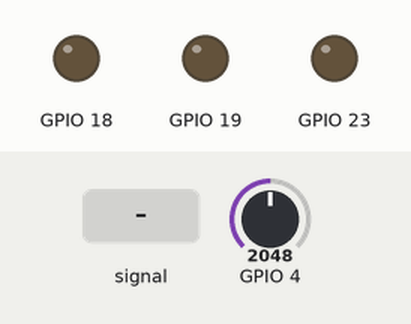
Simulated run of this sketch. Board: ESP32. On the bench: output pins drawn as LEDs (lit = HIGH). The inputs (shaded band) are chosen by the test bench; at power-on: GPIO 4 = 2048 (analog values on the 0–4095 scale). What the sketch prints to the serial monitor is not drawn.

Above: at 2.7 s.
2.8 s: GPIO 4 fed a 2 Hz sine of ±1228 counts around its level
At 3.09 s:
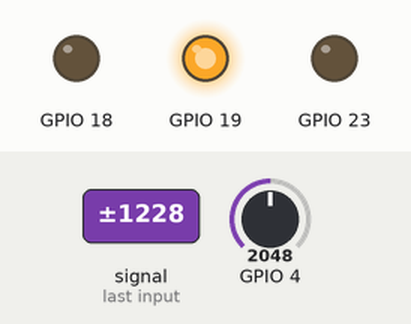
At 5.17 s:
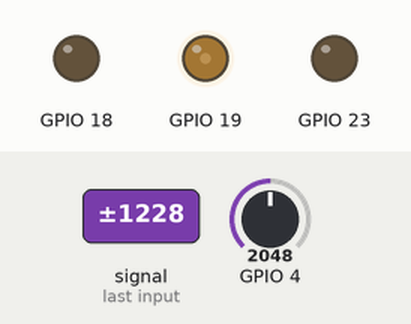
5.8 s: GPIO 4 set to 0
7.8 s: GPIO 4 set to 70
At 9.1 s:
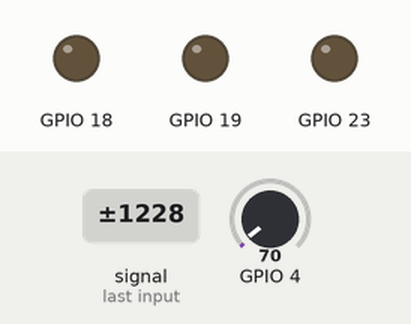
Timing chart, 0 to 10.8 s (numbered marks = the images above; inputs shaded):
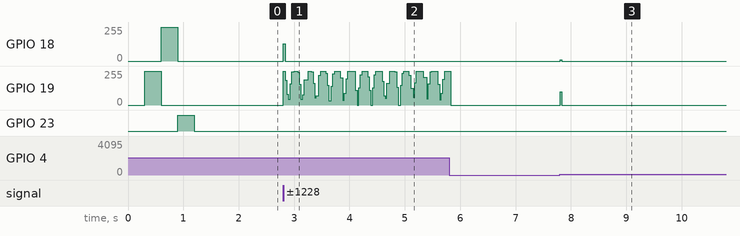

The sketch:

music_LED.ino
```cpp
#include "src/audio/AudioReactive.h"
#include "src/demo/FourierDiagnostics.h"
#include "src/lighting/RgbLedOutput.h"

namespace {
constexpr uint32_t SERIAL_BAUD_RATE = 115200;
constexpr uint32_t STARTUP_DELAY_MILLISECONDS = 300;
} // namespace

void setup() {
    Serial.begin(SERIAL_BAUD_RATE);
    delay(STARTUP_DELAY_MILLISECONDS);
    setup_rgb_led_output();
    run_rgb_led_self_test();
    print_startup_fourier_diagnostics();
    setup_audio_reactive();
    Serial.println("Microphone-to-RGB frequency demo ready.");
}

void loop() {
    update_audio_reactive();
}
```

AudioReactive.h
```cpp
#pragma once

#include <stddef.h>
#include <stdint.h>

struct LiveAudioDiagnostics {
    uint32_t sample_span_microseconds = 0;
    uint32_t expected_sample_span_microseconds = 0;
    uint32_t maximum_lateness_microseconds = 0;
    uint16_t missed_sample_deadlines = 0;
    uint16_t clipped_samples = 0;
    float achieved_sampling_frequency_hz = 0.0f;
    float centered_root_mean_square = 0.0f;
    float noise_floor_root_mean_square = 0.0f;
    float silence_threshold_root_mean_square = 0.0f;
    size_t dominant_frequency_bin_index = 0;
    float dominant_frequency_hz = 0.0f;
    float dominant_magnitude = 0.0f;
    float bass_strength = 0.0f;
    float midrange_strength = 0.0f;
    float treble_strength = 0.0f;
    uint8_t red_brightness = 0;
    uint8_t green_brightness = 0;
    uint8_t blue_brightness = 0;
    bool signal_above_silence_threshold = false;
};

void setup_audio_reactive();
void update_audio_reactive();
void stop_audio_reactive();
const LiveAudioDiagnostics &live_audio_diagnostics();
```

AudioSampler.cpp
```cpp
#include "AudioSampler.h"

#include <Arduino.h>
#include <math.h>

#include "../config/AudioConfig.h"
#include "../config/FourierConfig.h"
#include "../config/PinConfig.h"

namespace {

bool sample_is_clipped(uint16_t sample) {
    return sample <= audio_config::ADC_MINIMUM_VALUE
                             + audio_config::CLIPPING_MARGIN
           || sample >= audio_config::ADC_MAXIMUM_VALUE
                                - audio_config::CLIPPING_MARGIN;
}

void wait_until_microsecond_deadline(uint32_t deadline_microseconds) {
    while (static_cast<int32_t>(micros() - deadline_microseconds) < 0) {
        delayMicroseconds(1);
    }
}

struct SamplingSchedule {
    uint32_t fractional_interval_accumulator = 0;
    uint32_t next_deadline_microseconds = 0;
};

void advance_sampling_deadline(SamplingSchedule &schedule) {
    uint32_t interval_microseconds
            = fourier_config::BASE_SAMPLE_INTERVAL_MICROSECONDS;
    schedule.fractional_interval_accumulator
            += fourier_config::SAMPLE_INTERVAL_REMAINDER;
    if (schedule.fractional_interval_accumulator
        >= fourier_config::SAMPLING_FREQUENCY_HZ) {
        ++interval_microseconds;
        schedule.fractional_interval_accumulator
                -= fourier_config::SAMPLING_FREQUENCY_HZ;
    }
    schedule.next_deadline_microseconds += interval_microseconds;
    wait_until_microsecond_deadline(schedule.next_deadline_microseconds);
}

uint32_t record_audio_sample(fourier::AudioSamples &raw_samples,
                             size_t sample_index,
                             AudioSamplingDiagnostics &diagnostics,
                             SamplingSchedule &schedule) {
    const uint32_t sample_time_microseconds = micros();
    const uint32_t lateness_microseconds
            = sample_time_microseconds - schedule.next_deadline_microseconds;
    if (lateness_microseconds > diagnostics.maximum_lateness_microseconds) {
        diagnostics.maximum_lateness_microseconds = lateness_microseconds;
    }
    if (lateness_microseconds
        >= fourier_config::BASE_SAMPLE_INTERVAL_MICROSECONDS) {
        ++diagnostics.missed_deadlines;
        schedule.next_deadline_microseconds = sample_time_microseconds;
        schedule.fractional_interval_accumulator = 0;
    }

    const uint16_t raw_adc_sample
            = static_cast<uint16_t>(analogRead(pins::MICROPHONE_ANALOG));
    raw_samples.amplitude[sample_index] = static_cast<float>(raw_adc_sample);
    if (sample_is_clipped(raw_adc_sample)) {
        ++diagnostics.clipped_samples;
    }
    return sample_time_microseconds;
}

} // namespace

void setup_audio_sampler() {
    pinMode(pins::MICROPHONE_ANALOG, INPUT);
    analogReadResolution(audio_config::ADC_RESOLUTION_BITS);
    analogSetPinAttenuation(pins::MICROPHONE_ANALOG, ADC_11db);
}

bool collect_audio_samples(fourier::AudioSamples *raw_samples,
                           AudioSamplingDiagnostics *diagnostics) {
    if (raw_samples == nullptr || diagnostics == nullptr) {
        return false;
    }

    *diagnostics = AudioSamplingDiagnostics{};
    diagnostics->expected_sample_span_microseconds
            = fourier_config::EXPECTED_SAMPLE_SPAN_MICROSECONDS;
    raw_samples->number_of_samples = fourier_config::NUMBER_OF_SAMPLES;

    SamplingSchedule schedule{};
    schedule.next_deadline_microseconds = micros();
    const uint32_t first_sample_time_microseconds
            = record_audio_sample(*raw_samples, 0, *diagnostics, schedule);
    uint32_t last_sample_time_microseconds = first_sample_time_microseconds;
    for (size_t sample_index = 1;
         sample_index < fourier_config::NUMBER_OF_SAMPLES; ++sample_index) {
        advance_sampling_deadline(schedule);
        last_sample_time_microseconds = record_audio_sample(
                *raw_samples, sample_index, *diagnostics, schedule);
    }

    diagnostics->sample_span_microseconds
            = last_sample_time_microseconds - first_sample_time_microseconds;
    if (diagnostics->sample_span_microseconds > 0) {
        diagnostics->achieved_sampling_frequency_hz
                = static_cast<float>(fourier_config::NUMBER_OF_SAMPLES - 1)
                  * static_cast<float>(fourier_config::MICROSECONDS_PER_SECOND)
                  / static_cast<float>(diagnostics->sample_span_microseconds);
    }
    return true;
}

float measure_microphone_noise_rms() {
    // ADC2 can produce a short transient after its pin and attenuation are
    // configured. Let the microphone/ADC settle and discard initial conversions
    // so that transient cannot become the fixed noise floor for the whole run.
    delay(audio_config::MICROPHONE_SETTLE_MILLISECONDS);
    for (size_t discarded_sample = 0;
         discarded_sample < audio_config::NOISE_CALIBRATION_DISCARD_SAMPLES;
         ++discarded_sample) {
        analogRead(pins::MICROPHONE_ANALOG);
        delayMicroseconds(
                audio_config::NOISE_CALIBRATION_INTERVAL_MICROSECONDS);
    }

    float running_mean = 0.0f;
    float sum_squared_differences = 0.0f;
    for (size_t sample_number = 1;
         sample_number <= audio_config::NOISE_CALIBRATION_SAMPLES;
         ++sample_number) {
        const float sample
                = static_cast<float>(analogRead(pins::MICROPHONE_ANALOG));
        const float difference_from_previous_mean = sample - running_mean;
        running_mean += difference_from_previous_mean
                        / static_cast<float>(sample_number);
        sum_squared_differences
                += difference_from_previous_mean * (sample - running_mean);
        delayMicroseconds(
                audio_config::NOISE_CALIBRATION_INTERVAL_MICROSECONDS);
    }
    return sqrtf(
            sum_squared_differences
            / static_cast<float>(audio_config::NOISE_CALIBRATION_SAMPLES - 1));
}
```

AudioSampler.h
```cpp
#pragma once

#include <stdint.h>

#include "../fourier/FourierTypes.h"

struct AudioSamplingDiagnostics {
    uint32_t sample_span_microseconds = 0;
    uint32_t expected_sample_span_microseconds = 0;
    uint32_t maximum_lateness_microseconds = 0;
    uint16_t missed_deadlines = 0;
    uint16_t clipped_samples = 0;
    float achieved_sampling_frequency_hz = 0.0f;
};

void setup_audio_sampler();

// Collects one raw ADC frame. Sampling uses a fractional-microsecond schedule
// derived from the configured rate. If a deadline is missed by a complete
// interval, the schedule is realigned to prevent catch-up samples in a burst.
bool collect_audio_samples(fourier::AudioSamples *raw_samples,
                           AudioSamplingDiagnostics *diagnostics);

// Measures startup room noise with Welford's stable running-variance method.
// The result is in raw ADC RMS units and is not a calibrated acoustic unit.
float measure_microphone_noise_rms();
```

SamplePreprocessing.cpp
```cpp
#include "SamplePreprocessing.h"

#include <math.h>

#include "../config/FourierConfig.h"

namespace {

float window_coefficient(WindowFunction window_function, size_t sample_index,
                         size_t number_of_samples) {
    if (window_function == WindowFunction::None || number_of_samples <= 1) {
        return 1.0f;
    }
    constexpr float HAMMING_OFFSET = 0.54f;
    constexpr float HAMMING_COSINE_WEIGHT = 0.46f;
    return HAMMING_OFFSET
           - HAMMING_COSINE_WEIGHT
                     * cosf(2.0f * fourier_config::FOURIER_PI
                            * static_cast<float>(sample_index)
                            / static_cast<float>(number_of_samples - 1));
}

} // namespace

bool prepare_audio_samples(const fourier::AudioSamples &raw_samples,
                           WindowFunction window_function,
                           fourier::AudioSamples *prepared_samples,
                           SamplePreprocessingResults *results) {
    if (prepared_samples == nullptr || results == nullptr
        || !fourier_config::is_supported_sample_count(
                raw_samples.number_of_samples)) {
        if (prepared_samples != nullptr) {
            prepared_samples->number_of_samples = 0;
        }
        return false;
    }

    *results = SamplePreprocessingResults{};
    const size_t number_of_samples = raw_samples.number_of_samples;
    for (size_t sample_index = 0; sample_index < number_of_samples;
         ++sample_index) {
        results->frame_mean += raw_samples.amplitude[sample_index];
    }
    results->frame_mean /= static_cast<float>(number_of_samples);

    prepared_samples->number_of_samples = number_of_samples;
    float sum_centered_squares = 0.0f;
    for (size_t sample_index = 0; sample_index < number_of_samples;
         ++sample_index) {
        const float centered_sample
                = raw_samples.amplitude[sample_index] - results->frame_mean;
        sum_centered_squares += centered_sample * centered_sample;
        prepared_samples->amplitude[sample_index]
                = centered_sample
                  * window_coefficient(window_function, sample_index,
                                       number_of_samples);
    }
    results->centered_root_mean_square = sqrtf(
            sum_centered_squares / static_cast<float>(number_of_samples));
    return true;
}
```

SamplePreprocessing.h
```cpp
#pragma once

#include "../fourier/FourierTypes.h"

enum class WindowFunction { None, Hamming };

struct SamplePreprocessingResults {
    float frame_mean = 0.0f;
    float centered_root_mean_square = 0.0f;
};

// Copies raw_samples into prepared_samples, removes the frame mean, and applies
// the selected window. The raw input is unchanged. RMS is measured after mean
// removal but before the window, in raw ADC units.
bool prepare_audio_samples(const fourier::AudioSamples &raw_samples,
                           WindowFunction window_function,
                           fourier::AudioSamples *prepared_samples,
                           SamplePreprocessingResults *results);
```

FourierDiagnostics.cpp
```cpp
#include "FourierDiagnostics.h"

#include <Arduino.h>
#include <math.h>

#include "../fourier/DirectDFT.h"
#include "../fourier/FastFourierTransform.h"
#include "SyntheticSignals.h"

namespace {

constexpr size_t BENCHMARK_REPETITIONS = 5;
fourier::AudioSamples diagnostic_samples{};
fourier::FrequencySpectrum direct_dft_result{};
fourier::FrequencySpectrum fast_fourier_transform_result{};
volatile float diagnostic_result_checksum = 0.0f;

float maximum_complex_difference(const fourier::FrequencySpectrum &first,
                                 const fourier::FrequencySpectrum &second) {
    if (first.number_of_samples != second.number_of_samples) {
        return INFINITY;
    }
    float maximum_difference = 0.0f;
    for (size_t frequency_bin_index = 0;
         frequency_bin_index < first.number_of_samples; ++frequency_bin_index) {
        const float real_difference = first.real[frequency_bin_index]
                                      - second.real[frequency_bin_index];
        const float imaginary_difference
                = first.imaginary[frequency_bin_index]
                  - second.imaginary[frequency_bin_index];
        const float difference
                = sqrtf(real_difference * real_difference
                        + imaginary_difference * imaginary_difference);
        if (difference > maximum_difference) {
            maximum_difference = difference;
        }
    }
    return maximum_difference;
}

void sort_durations(uint32_t *durations) {
    for (size_t current_index = 1; current_index < BENCHMARK_REPETITIONS;
         ++current_index) {
        const uint32_t duration_to_insert = durations[current_index];
        size_t insertion_index = current_index;
        while (insertion_index > 0
               && durations[insertion_index - 1] > duration_to_insert) {
            durations[insertion_index] = durations[insertion_index - 1];
            --insertion_index;
        }
        durations[insertion_index] = duration_to_insert;
    }
}

uint32_t time_direct_dft(const fourier::AudioSamples &samples) {
    const uint32_t start_microseconds = micros();
    fourier::compute_direct_dft(samples, &direct_dft_result);
    const uint32_t duration_microseconds = micros() - start_microseconds;
    diagnostic_result_checksum += direct_dft_result.real[3];
    return duration_microseconds;
}

uint32_t time_fast_fourier_transform(const fourier::AudioSamples &samples) {
    const uint32_t start_microseconds = micros();
    fourier::compute_fast_fourier_transform(samples,
                                            &fast_fourier_transform_result);
    const uint32_t duration_microseconds = micros() - start_microseconds;
    diagnostic_result_checksum += fast_fourier_transform_result.real[3];
    return duration_microseconds;
}

void print_benchmark_measurements(
        size_t number_of_samples, float maximum_error,
        const uint32_t *direct_dft_durations,
        const uint32_t *fast_fourier_transform_durations) {
    const uint32_t direct_median
            = direct_dft_durations[BENCHMARK_REPETITIONS / 2];
    const uint32_t fast_median
            = fast_fourier_transform_durations[BENCHMARK_REPETITIONS / 2];
    const float measured_speedup
            = fast_median > 0 ? static_cast<float>(direct_median)
                                        / static_cast<float>(fast_median)
                              : 0.0f;

    Serial.print(number_of_samples);
    Serial.print(',');
    Serial.print(maximum_error, 6);
    Serial.print(',');
    Serial.print(direct_median);
    Serial.print(',');
    Serial.print(direct_dft_durations[0]);
    Serial.print(',');
    Serial.print(direct_dft_durations[BENCHMARK_REPETITIONS - 1]);
    Serial.print(',');
    Serial.print(fast_median);
    Serial.print(',');
    Serial.print(fast_fourier_transform_durations[0]);
    Serial.print(',');
    Serial.print(fast_fourier_transform_durations[BENCHMARK_REPETITIONS - 1]);
    Serial.print(',');
    Serial.println(measured_speedup, 2);
}

void print_benchmark_row(size_t number_of_samples) {
    synthetic_signals::generate_cosine_at_bin(number_of_samples, 3, 1.0f, 0.37f,
                                              &diagnostic_samples);

    // Warm both code paths before collecting the five timed repetitions.
    time_direct_dft(diagnostic_samples);
    time_fast_fourier_transform(diagnostic_samples);

    uint32_t direct_dft_durations[BENCHMARK_REPETITIONS]{};
    uint32_t fast_fourier_transform_durations[BENCHMARK_REPETITIONS]{};
    for (size_t repetition = 0; repetition < BENCHMARK_REPETITIONS;
         ++repetition) {
        direct_dft_durations[repetition] = time_direct_dft(diagnostic_samples);
        fast_fourier_transform_durations[repetition]
                = time_fast_fourier_transform(diagnostic_samples);
    }
    sort_durations(direct_dft_durations);
    sort_durations(fast_fourier_transform_durations);

    fourier::compute_direct_dft(diagnostic_samples, &direct_dft_result);
    fourier::compute_fast_fourier_transform(diagnostic_samples,
                                            &fast_fourier_transform_result);
    const float maximum_error = maximum_complex_difference(
            direct_dft_result, fast_fourier_transform_result);
    print_benchmark_measurements(number_of_samples, maximum_error,
                                 direct_dft_durations,
                                 fast_fourier_transform_durations);
}

} // namespace

void print_startup_fourier_diagnostics() {
    Serial.println("FOURIER_BENCHMARK_BEGIN");
    Serial.println("N,max_complex_error,dft_median_us,dft_min_us,dft_max_us,"
                   "fft_median_us,fft_min_us,fft_max_us,speedup");
    constexpr size_t DIAGNOSTIC_SIZES[] = {32, 64, 128, 256};
    for (size_t number_of_samples : DIAGNOSTIC_SIZES) {
        print_benchmark_row(number_of_samples);
    }
    Serial.println("FOURIER_BENCHMARK_END");
}

void print_live_frame_transform_comparison(
        const fourier::AudioSamples &prepared_samples) {
    const uint32_t direct_duration = time_direct_dft(prepared_samples);
    const uint32_t fast_duration
            = time_fast_fourier_transform(prepared_samples);
    const float maximum_error = maximum_complex_difference(
            direct_dft_result, fast_fourier_transform_result);
    Serial.print("LIVE_TRANSFORM_COMPARISON,max_complex_error=");
    Serial.print(maximum_error, 6);
    Serial.print(",dft_us=");
    Serial.print(direct_duration);
    Serial.print(",fft_us=");
    Serial.println(fast_duration);
}
```

Source omitted: AudioReactive.cpp (18211 bytes), FourierDiagnostics.h (690 bytes), SyntheticSignals.cpp (4470 bytes), SyntheticSignals.h (1150 bytes), DirectDFT.cpp (1987 bytes), DirectDFT.h (446 bytes), FastFourierTransform.cpp (4444 bytes), FastFourierTransform.h (483 bytes), FourierTypes.h (834 bytes), SpectrumAnalysis.cpp (3243 bytes), SpectrumAnalysis.h (1216 bytes), FrequencyToColor.cpp (2924 bytes) and 7 more

Measured:
- after the input at 2.8 s, GPIO 18: 0/255 → 129/255 at once, → 0/255 0.03 s later
- after the input at 7.8 s, GPIO 18: 0/255 → 10/255 at once, → 0/255 0.03 s later; GPIO 19: 0/255 → 99/255 at once, → 0/255 0.03 s later
